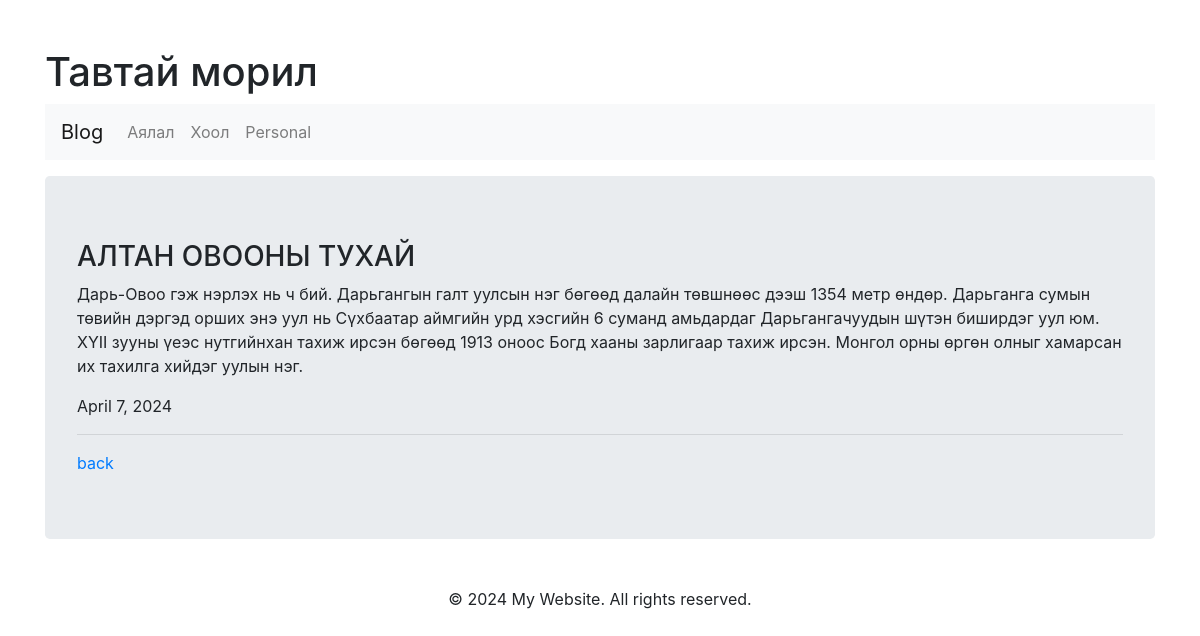
The app's page /blog/detail/2 with its own data.
### app_blog/models.py (models this page shows, shortened)
class Blog(models.Model):
    bname = models.CharField(max_length=255)
    bcontent = models.CharField(max_length=2500, null=True)
    bdate = models.DateField(auto_now_add=True)
    btorol = models.ForeignKey(Torol, on_delete=models.CASCADE)
    class Meta:
        db_table = 'tbl_blog'

### app_blog/views.py (the view)
# urls.py: path('detail/<int:id>', detail_blog, name='detailBlog'),
def detail_blog(request, id):
    blog = Blog.objects.get(id=id)
    return render(request, 'blog/detail.html', {'blog': blog})

### templates/blog/detail.html
{%extends '../base.html'%}
{%block content%}
<div>
    <h3>{{blog.bname}}</h3>
    <p>{{blog.bcontent}}</p>
    <span>{{blog.bdate}}</span>
</div>
<hr>
<a href="{%url 'blog:readBlog' blog.btorol.id%}">back</a>
{%endblock%}

### records on screen
Blog: bname "АЛТАН ОВООНЫ ТУХАЙ", bcontent "Дарь-Овоо гэж нэрлэх нь ч бий. Дарьгангын галт уулсын нэг бөгөөд далайн төвшнөөс дээш 1354 метр өндөр. Дарьганга сумын төвийн дэргэд орших энэ уул нь Сүхбаатар аймгийн урд хэсгийн 6 суманд амьдардаг Дарьгангачуудын шүтэн биширдэг уул юм. XYII зууны үеэс нутгийнхан тахиж ирсэн бөгөөд 1913 оноос Богд хааны зарлигаар тахиж ирсэн. Монгол орны өргөн олныг хамарсан их тахилга хийдэг уулын нэг.", bdate "April 7, 2024"
